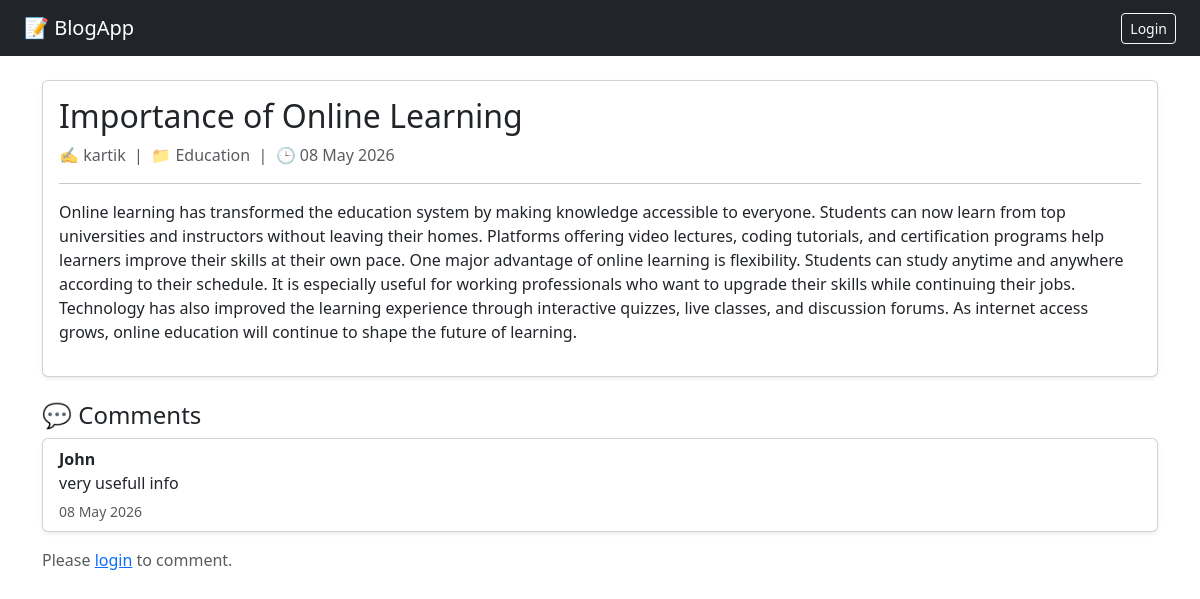
Before: /blog/article/2/ with the older database file.
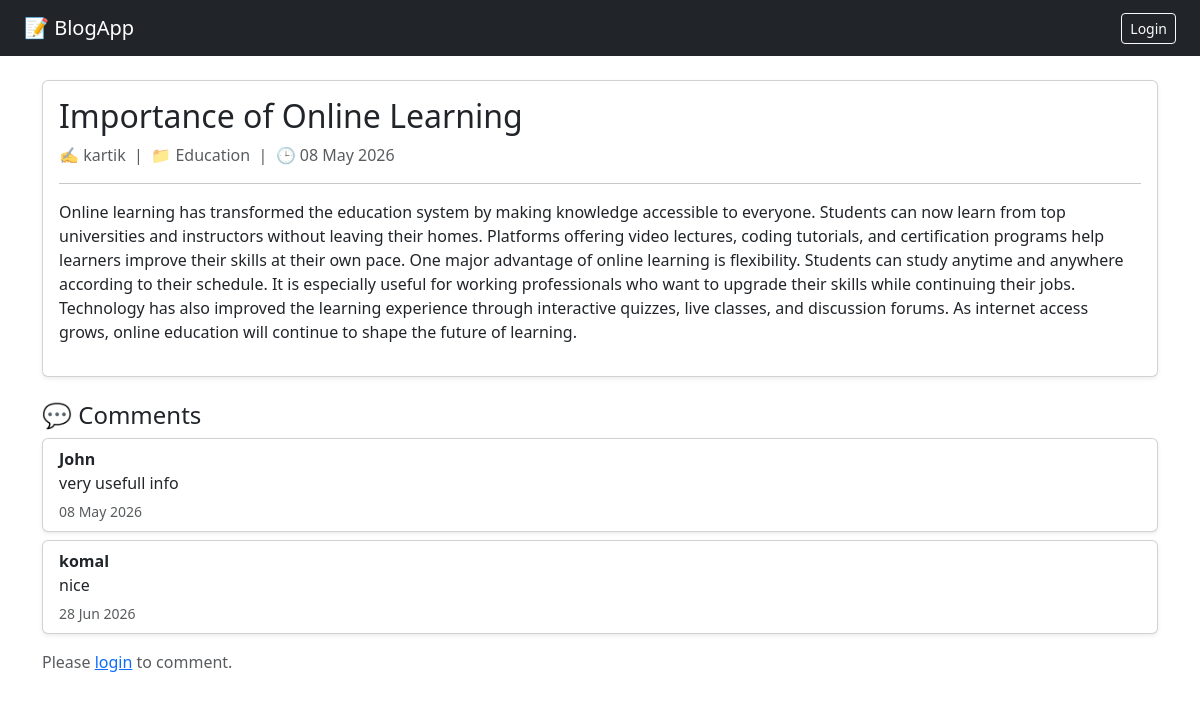
After: the same page with the newer database file.
### blog/models.py (models this page shows, shortened)
class Article(models.Model):
    title = models.CharField(max_length=200)
    content = models.TextField()
    author = models.ForeignKey(settings.AUTH_USER_MODEL, on_delete=models.CASCADE)
    category = models.ForeignKey(Category, on_delete=models.SET_NULL, null = True)
    created_date = models.DateTimeField(auto_now_add=True)

class Category(models.Model):
    name = models.CharField(max_length=100, unique=True)
    def __str__(self):
        return self.name

class Comment(models.Model):
    article = models.ForeignKey(
    Article,
    on_delete=models.CASCADE,
    related_name='comments')
    user = models.ForeignKey(settings.AUTH_USER_MODEL, on_delete=models.CASCADE)
    content = models.TextField()
    created_date = models.DateTimeField(auto_now_add=True)

### Accounts/models.py (models this page shows)
class CustomUser(AbstractUser):
    ROLE_CHOICES = (
        ('reader', 'Reader'),
        ('author', 'Author'),
        ('admin', 'Admin'),
    )
    role = models.CharField(max_length=10, choices=ROLE_CHOICES, default='reader')
    def __str__(self):
        return self.username

### blog/views.py (the view)
# urls.py: path('article/<int:id>/', article_detail, name='article_detail'),
def article_detail(request, id):
    article = get_object_or_404(Article, id=id)
    form = CommentForm()
    return render(request, 'app/article_detail.html', {'article': article, 'form':form})

### blog/templates/app/article_detail.html (shortened to what this page needs)
{% extends 'base.html' %}
{% block content %}
<div class="card shadow-sm mb-4">
    <div class="card-body">
        <h2 class="card-title">{{ article.title }}</h2>
        <p class="text-muted">✍️ {{ article.author }} &nbsp;|&nbsp; 📁 {{ article.category }} &nbsp;|&nbsp; 🕒 {{ article.created_date|date:"d M Y" }}</p>
        <hr>
        <p>{{ article.content }}</p>
    </div>
</div>
<h4>💬 Comments</h4>
{% for comment in article.comments.all %}
<div class="card mb-2 shadow-sm">
    <div class="card-body py-2">
        <strong>{{ comment.user }}</strong>
        <p class="mb-1">{{ comment.content }}</p>
        <small class="text-muted">{{ comment.created_date|date:"d M Y" }}</small>
    </div>
</div>
{% empty %}
    <p class="text-muted">No comments yet.</p>
{% endfor %}
{% if user.is_authenticated %}
<div class="card mt-4 shadow-sm">
    <div class="card-body">
        <h5>Add Comment</h5>
        <form method="POST" action="{% url 'add_comment' article.id %}">
            {% csrf_token %}
            {{ form.as_p }}
            <button type="submit" class="btn btn-dark btn-sm mt-2">Post Comment</button>
        </form>
    </div>
</div>
{% else %}
    <p class="text-muted mt-3">Please <a href="{% url 'login' %}">login</a> to comment.</p>
{% endif %}
{% endblock %}

### templates/base.html (shortened to what this page needs)
<!DOCTYPE html>
<html lang="en">
<head>
    <link href="https://cdn.jsdelivr.net/npm/bootstrap@5.3.0/dist/css/bootstrap.min.css" rel="stylesheet">
</head>
<body>
<nav class="navbar navbar-expand-lg navbar-dark bg-dark px-4">
    <a class="navbar-brand" href="{% url 'article_list' %}">📝 BlogApp</a>
    <div class="ms-auto">
        {% if user.is_authenticated %}
            <span class="text-light me-3">{{ user.username }} ({{ user.role }})</span>
            <form method="POST" action="{% url 'logout' %}" class="d-inline">
                {% csrf_token %}
                <button class="btn btn-outline-light btn-sm">Logout</button>
            </form>
        {% else %}
            <a href="{% url 'login' %}" class="btn btn-outline-light btn-sm">Login</a>
        {% endif %}
    </div>
</nav>
<div class="container mt-4">
    {% block content %}{% endblock %}
</div>
</body>
</html>

Changed rows visible on the page:
added Comment: user "komal", content "nice", created_date "28 Jun 2026"
